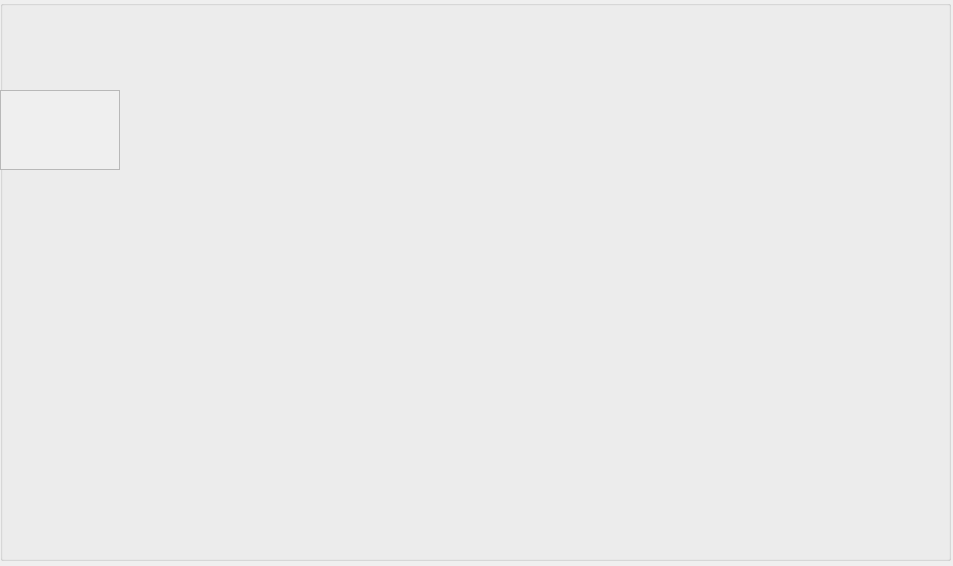
<?xml version="1.0" encoding="UTF-8"?>
<ui version="4.0">
 <class>Score</class>
 <widget class="QWidget" name="Score">
  <property name="geometry">
   <rect>
    <x>0</x>
    <y>0</y>
    <width>953</width>
    <height>566</height>
   </rect>
  </property>
  <property name="windowTitle">
   <string>Form</string>
  </property>
  <widget class="QGroupBox" name="groupBox">
   <property name="geometry">
    <rect>
     <x>0</x>
     <y>0</y>
     <width>951</width>
     <height>561</height>
    </rect>
   </property>
   <property name="title">
    <string/>
   </property>
   <widget class="QScrollArea" name="scrollArea">
    <property name="geometry">
     <rect>
      <x>0</x>
      <y>90</y>
      <width>120</width>
      <height>80</height>
     </rect>
    </property>
    <property name="widgetResizable">
     <bool>true</bool>
    </property>
    <widget class="QWidget" name="scrollAreaWidgetContents">
     <property name="geometry">
      <rect>
       <x>0</x>
       <y>0</y>
       <width>118</width>
       <height>78</height>
      </rect>
     </property>
    </widget>
   </widget>
  </widget>
 </widget>
 <resources/>
 <connections/>
</ui>
